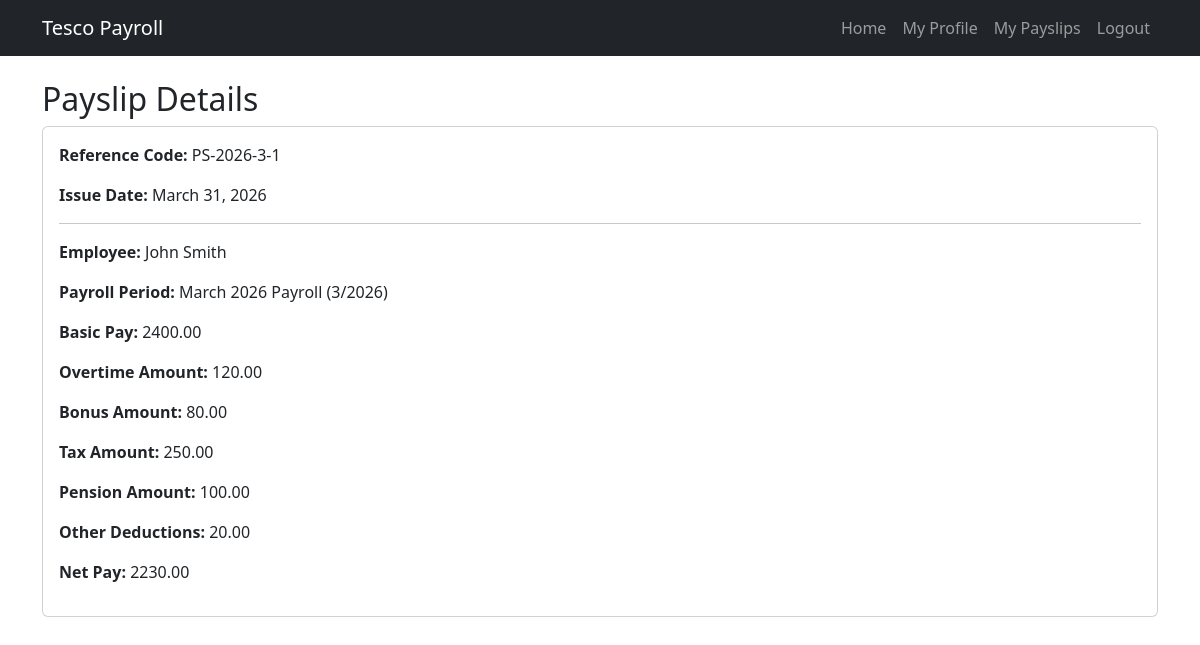
The page /my-payslips/1/ (signed in) on the database its author committed.
### payroll/models.py (models this page shows, shortened)
class Payslip(models.Model):
    payroll_entry = models.OneToOneField(PayrollEntry, on_delete=models.CASCADE, related_name='payslip')
    issue_date = models.DateField()
    reference_code = models.CharField(max_length=50, unique=True)

class PayrollEntry(models.Model):
    employee = models.ForeignKey(Employee, on_delete=models.CASCADE, related_name='payroll_entries')
    payroll_period = models.ForeignKey(PayrollPeriod, on_delete=models.CASCADE, related_name='payroll_entries')
    basic_pay = models.DecimalField(max_digits=10, decimal_places=2, default=0.00)
    overtime_hours = models.DecimalField(max_digits=6, decimal_places=2, default=0.00)
    overtime_amount = models.DecimalField(max_digits=10, decimal_places=2, default=0.00)
    bonus_amount = models.DecimalField(max_digits=10, decimal_places=2, default=0.00)
    tax_amount = models.DecimalField(max_digits=10, decimal_places=2, default=0.00)
    pension_amount = models.DecimalField(max_digits=10, decimal_places=2, default=0.00)
    other_deductions = models.DecimalField(max_digits=10, decimal_places=2, default=0.00)
    net_pay = models.DecimalField(max_digits=10, decimal_places=2, default=0.00)
    created_at = models.DateTimeField(auto_now_add=True)
    class Meta:
        unique_together = ('employee', 'payroll_period')
        ordering = ['-created_at']

class Employee(models.Model):
    user = models.OneToOneField(User, on_delete=models.CASCADE, related_name='employee_profile')
    department = models.ForeignKey(Department, on_delete=models.SET_NULL, null=True, blank=True)
    first_name = models.CharField(max_length=100)
    last_name = models.CharField(max_length=100)
    email = models.EmailField(unique=True)
    phone = models.CharField(max_length=30, blank=True)
    address = models.TextField(blank=True)
    hire_date = models.DateField()
    job_title = models.CharField(max_length=100)
    basic_salary = models.DecimalField(max_digits=10, decimal_places=2, default=0.00)
    is_active = models.BooleanField(default=True)
    def __str__(self):
        return f"{self.first_name} {self.last_name}"

class PayrollPeriod(models.Model):
    STATUS_CHOICES = [
        ('Draft', 'Draft'),
        ('Submitted', 'Submitted'),
        ('Approved', 'Approved'),
        ('Paid', 'Paid'),
    ]
    name = models.CharField(max_length=100)
    month = models.PositiveIntegerField()
    year = models.PositiveIntegerField()
    start_date = models.DateField()
    end_date = models.DateField()
    status = models.CharField(max_length=20, choices=STATUS_CHOICES, default='Draft')
    class Meta:
        ordering = ['-year', '-month']
    def __str__(self):
        return f"{self.name} ({self.month}/{self.year})"

### payroll/views.py (the view)
# urls.py: path('my-payslips/<int:pk>/', views.my_payslip_detail, name='my_payslip_detail'),
@login_required
def my_payslip_detail(request, pk):
    payslip = get_object_or_404(
        Payslip.objects.select_related('payroll_entry', 'payroll_entry__employee', 'payroll_entry__payroll_period'),
        pk=pk
    )
    if not hasattr(request.user, 'employee_profile'):
        return HttpResponseForbidden('You do not have an employee profile.')
    if payslip.payroll_entry.employee != request.user.employee_profile:
        return HttpResponseForbidden('You are not allowed to view this payslip.')
    return render(request, 'payroll/payslip_detail.html', {'payslip': payslip})

### payroll/templates/payroll/payslip_detail.html
{% extends 'base.html' %}
{% block content %}
<h2>Payslip Details</h2>
<div class="card">
    <div class="card-body">
        <p><strong>Reference Code:</strong> {{ payslip.reference_code }}</p>
        <p><strong>Issue Date:</strong> {{ payslip.issue_date }}</p>
        <hr>
        <p><strong>Employee:</strong> {{ payslip.payroll_entry.employee }}</p>
        <p><strong>Payroll Period:</strong> {{ payslip.payroll_entry.payroll_period }}</p>
        <p><strong>Basic Pay:</strong> {{ payslip.payroll_entry.basic_pay }}</p>
        <p><strong>Overtime Amount:</strong> {{ payslip.payroll_entry.overtime_amount }}</p>
        <p><strong>Bonus Amount:</strong> {{ payslip.payroll_entry.bonus_amount }}</p>
        <p><strong>Tax Amount:</strong> {{ payslip.payroll_entry.tax_amount }}</p>
        <p><strong>Pension Amount:</strong> {{ payslip.payroll_entry.pension_amount }}</p>
        <p><strong>Other Deductions:</strong> {{ payslip.payroll_entry.other_deductions }}</p>
        <p><strong>Net Pay:</strong> {{ payslip.payroll_entry.net_pay }}</p>
    </div>
</div>
{% endblock %}

### templates/base.html (shortened to what this page needs)
<!DOCTYPE html>
<html>
<head>
    <link
        href="https://cdn.jsdelivr.net/npm/bootstrap@5.3.3/dist/css/bootstrap.min.css"
        rel="stylesheet"
    >
</head>
<body>
<nav class="navbar navbar-expand-lg navbar-dark bg-dark">
    <div class="container">
        <a class="navbar-brand" href="{% url 'home' %}">Tesco Payroll</a>
        <div class="navbar-nav">
            {% if user.is_authenticated %}
                <a class="nav-link" href="{% url 'home' %}">Home</a>
                {% if user.groups.all %}
                    {% if user.groups.all|length > 0 %}
                        {% for group in user.groups.all %}
                            {% if group.name == 'Employee' %}
                                <a class="nav-link" href="{% url 'my_profile' %}">My Profile</a>
                                <a class="nav-link" href="{% url 'my_payslips' %}">My Payslips</a>
                            {% endif %}
                        {% endfor %}
                    {% endif %}
                {% endif %}
                <a class="nav-link" href="{% url 'logout' %}">Logout</a>
            {% else %}
                <a class="nav-link" href="{% url 'login' %}">Login</a>
            {% endif %}
        </div>
    </div>
</nav>
<div class="container mt-4">
    {% block content %}
    {% endblock %}
</div>
</body>
</html>

### rows shown on the page
Payslip: reference_code "PS-2026-3-1", issue_date "March 31, 2026", payroll_entry.employee "John Smith", payroll_entry.payroll_period "March 2026 Payroll (3/2026)", payroll_entry.basic_pay "2400.00", payroll_entry.overtime_amount "120.00", payroll_entry.bonus_amount "80.00", payroll_entry.tax_amount "250.00", payroll_entry.pension_amount "100.00", payroll_entry.other_deductions "20.00", payroll_entry.net_pay "2230.00"
